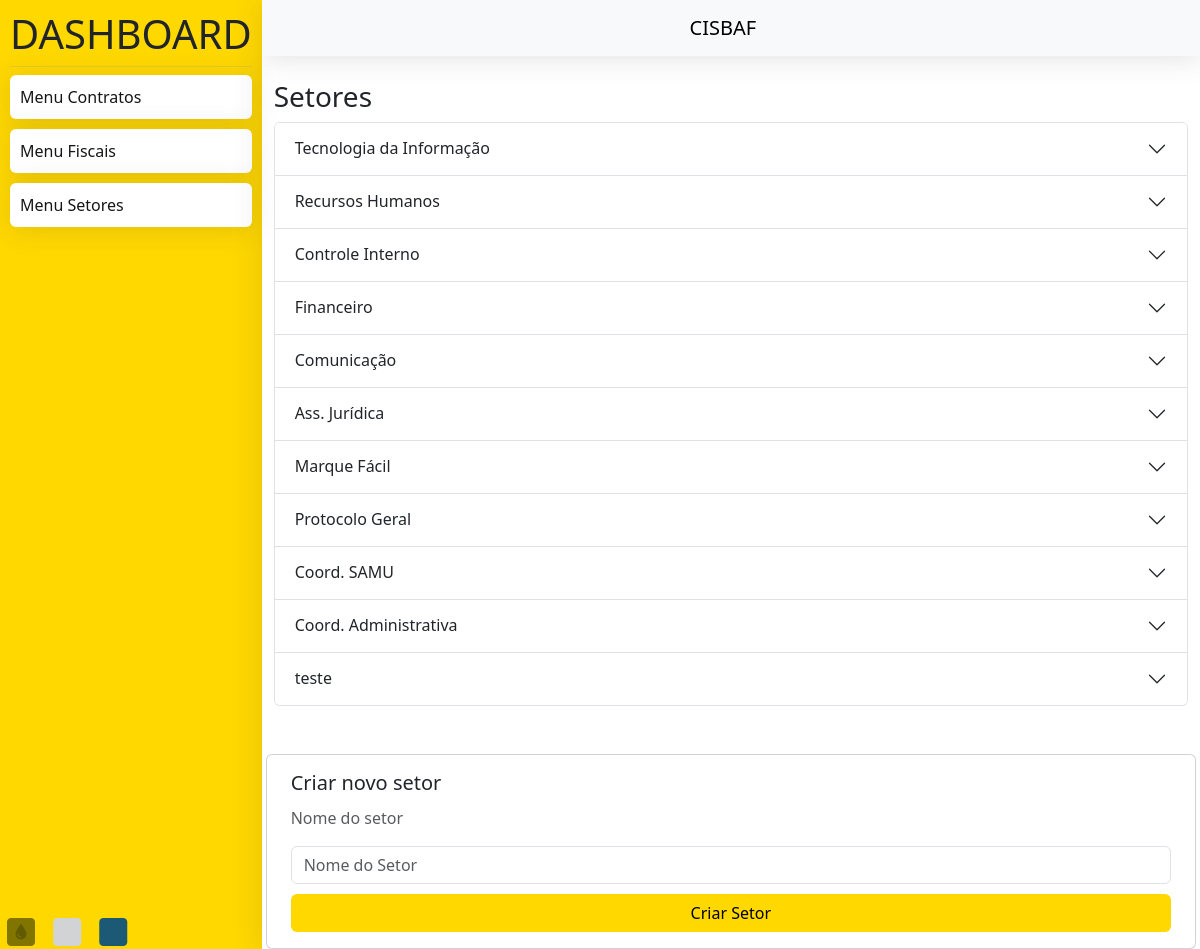
/dash/sectors, run on the app's committed database.
### accounts/models.py (models this page shows, shortened)
class Sector(models.Model):
    name = models.CharField('Setor', unique=True, max_length=200)
    users = None

### contracts/views/view_dash.py (the view)
# urls.py: path('dash/sectors', view_dash.dash_sectors, name="contract_dash_sectors"),
def dash_sectors(request):
    sectors = Sector.objects.all()
    for sector in sectors:
        sector.users = CustomUser.get_users(sector=sector)
    context = {'sectors': sectors}
    return render(request, 'contract_dash_sectors.html', context=context)

### accounts/models.py (called while the page is built)
    @classmethod
    def get_users(cls, **kwargs):
        data_users = CustomUser.objects.filter(**kwargs)
        for user in data_users:
            user.att_json()
        return data_users

    def att_json(self):
        self.infos_json = {
        'id': self.pk,
        'name': f'{self.first_name} {self.last_name}',
        'email': self.email,
        'cell_phone': self.cell_phone,
        'sector': {'id': self.sector.pk, 'name': self.sector.name},
        }

### contracts/templates/contract_dash_sectors.html (shortened to what this page needs)
{% extends 'static/contracts/base_dash.html' %}
{% load static %}
{% block body %}
<div class="container">
  <br>
    <h3>Setores</h3>
    <div class="accordion" id="accordionSector" >
        {% for sector in sectors %}
        <div class="accordion-item">
            <h2 class="accordion-header">
              <button class="accordion-button collapsed" type="button" data-bs-toggle="collapse" data-bs-target="#collapse{{ sector.pk }}" aria-expanded="false" aria-controls="collapse{{ sector.pk }}">
                {{ sector.name }}
              </button>
            </h2>
        </div>
        {% endfor %}
    </div>
  <br><br>
    <form class="row g-3" action="{% url 'contract_create_sector' %}" method="POST">
      <div class="card">
        <div class="card-body" style="display:flex;flex-direction:column;gap:10px;">
          <h5 class="card-title">Criar novo setor</h5>
          <h6 class="card-subtitle mb-2 text-body-secondary">Nome do setor</h6>
          <input type="text" class="form-control" name="name" placeholder="Nome do Setor">
          <button type="submit" class="btn abtn">Criar Setor</button>
        </div>
      </div>
    </form>
</div>
{% endblock body %}

### templates/static/contracts/css/global.css (style rules this page uses)
* { margin: 0; padding: 0; box-sizing: border-box; }
html, body { height: 100%; width: 100%; }

### data on the page
Sector: name "Tecnologia da Informação"
Sector: name "Recursos Humanos"
Sector: name "Controle Interno"
Sector: name "Financeiro"
Sector: name "Comunicação"
Sector: name "Ass. Jurídica"
Sector: name "Marque Fácil"
Sector: name "Protocolo Geral"
Sector: name "Coord. SAMU"
Sector: name "Coord. Administrativa"
Sector: name "teste"
